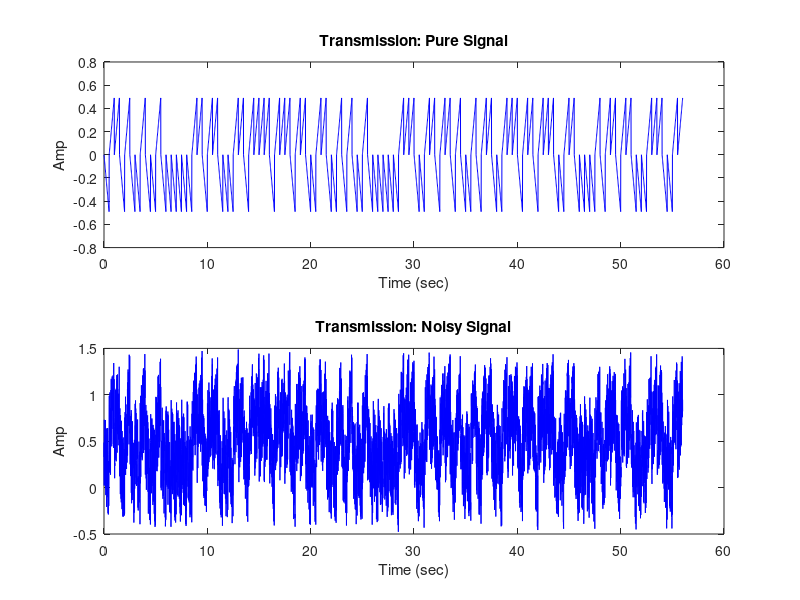
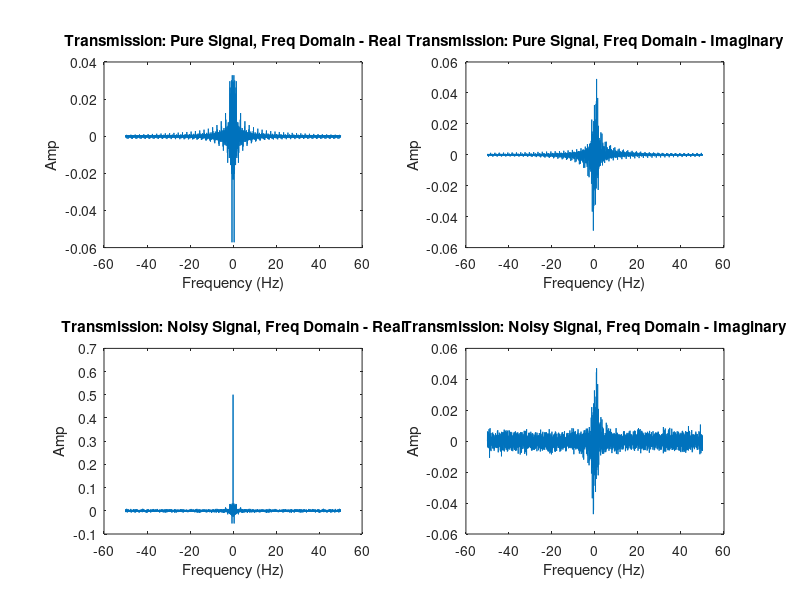

Source code (MATLAB) for these figures, in order:
%   Benjamin Hoertnagl-Pereira
%   bhoertn1@jhu.edu
%   
%   Signals and Systems
%   Project 2
%       Part 3

function [ x ] = transmitter(  )
%transmitter Converts the input message into a digital signal with noise
%   Detailed explanation goes here

Fs = 100;

% message, "i love signals"
msg = [0 1 1 0 1 0 0 1 0 0 1 0 0 0 0 0 0 1 1 0 1 1 0 0 0 1 1 0 1 1 1 1 0 1 1 1 0 1 1 0 0 1 1 0 0 1 0 1 0 0 1 0 0 0 0 0 0 1 1 1 0 0 1 1 0 1 1 0 1 0 0 1 0 1 1 0 0 1 1 1 0 1 1 0 1 1 1 0 0 1 1 0 0 0 0 1 0 1 1 0 1 1 0 0 0 1 1 1 0 0 1 1]; 

%logical 1, trim to fix matlab indexing issue
logic = 0:1/Fs:0.5;
logic = logic(1:end-1);

pos = 1;
for i = msg
    if (i == 1)
        x(pos:pos+length(logic)-1) = logic;
    else
        x(pos:pos+length(logic)-1) = -1 .* logic;
    end
    
    
    pos = pos + length(logic);

end




% add random noise to signal
random = rand(1, length(x));
random = random / (abs(max(random)));
y = x + random;

% plot transmitted pure vs noisy, time domain
t = linspace(0, length(x) / Fs , length(x));
figure;
subplot(2,1,1)
plot(t, x, '-b')
title('Transmission: Pure Signal') 
xlabel('Time (sec)')
ylabel('Amp')

subplot(2,1,2)
plot(t, y, '-b')
title('Transmission: Noisy Signal') 
xlabel('Time (sec)')
ylabel('Amp')


% plot transmitted pure vs noisy, freq domain 
x_fft = fft(x);
x_fft = fftshift(x_fft);
x_fft = x_fft / length(x_fft);
fx = linspace(-Fs/2, Fs/2, length(x_fft));
 
y_fft = fft(y);
y_fft = fftshift(y_fft);
y_fft = y_fft / length(y_fft);
fy = linspace(-Fs/2, Fs/2, length(y_fft));
 
figure;
subplot(2,2,1)
plot(fx,real(x_fft))
title('Transmission: Pure Signal, Freq Domain - Real')
xlabel('Frequency (Hz)')
ylabel('Amp')
 
subplot(2,2,2)
plot(fx,imag(x_fft))
title('Transmission: Pure Signal, Freq Domain - Imaginary')
xlabel('Frequency (Hz)')
ylabel('Amp')
 
subplot(2,2,3)
plot(fy,real(y_fft))
title('Transmission: Noisy Signal, Freq Domain - Real')
xlabel('Frequency (Hz)')
ylabel('Amp')
 
subplot(2,2,4)
plot(fy,imag(y_fft))
title('Transmission: Noisy Signal, Freq Domain - Imaginary')
xlabel('Frequency (Hz)')
ylabel('Amp')

x = y
end
